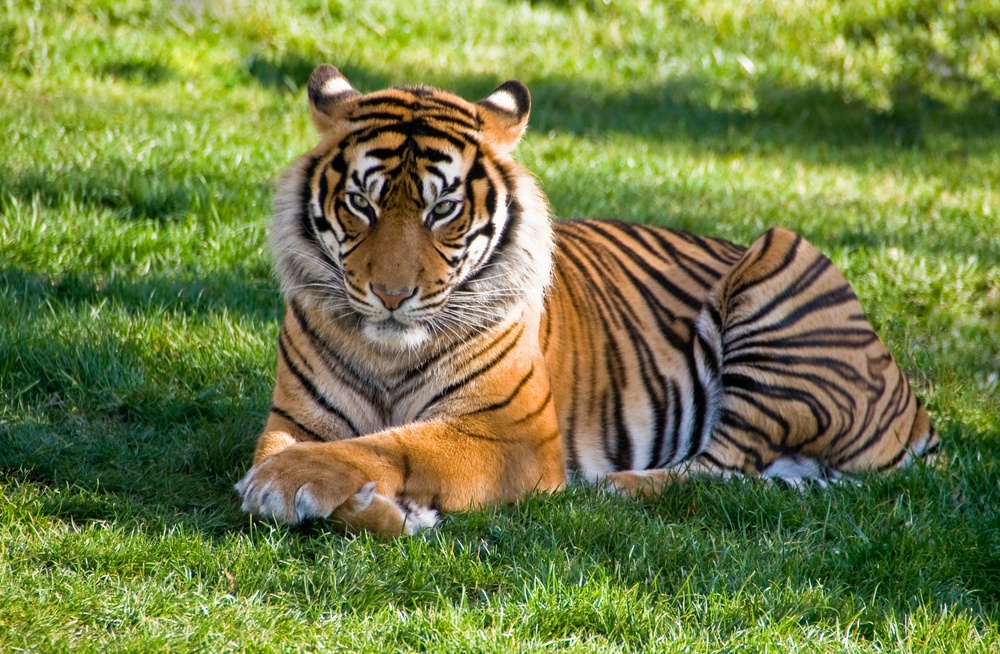
#> input picture SrcImage/tiger.jpeg, 1000 x 654 px, shrunk from 2292 x 1500 before the run, found by its file name
$ jupyter execute test.ipynb
#> lines starting #> are read from the running program, lines starting #| are printed output that depends on the picture
[cell 1]
import matplotlib.pyplot as plt
import cv2
import numpy as np

[cell 2]
path = "/media/mount/nvme0n1p4/Pranto/study/4-1/Digital Image Processing/DIP_Lab/SrcImage/tiger.jpeg"

img = plt.imread(path)
#> img is the input picture: shape (654, 1000, 3); mean R, G, B 114.6, 126.5, 68.1
# [4 lines of commented-out code are left out]
rows, cols = img.shape[0:2]
#> rows = 654; cols = 1000
print(rows, cols)
#| 654 1000

[cell 3]
plt.imshow(img)
# print(type(plt.imshow(img)))

[cell 4]
print("Shape = ",img.shape,"Size = " ,img.size)
#| Shape =  (654, 1000, 3) Size =  1962000

[cell 5]
height, width = img.shape[:2]
#> height = 654; width = 1000
midPoint_height = height//2
#> midPoint_height = 327
midPoint_width = width//2
#> midPoint_width = 500
top_left = img[0:midPoint_height, 0:midPoint_width]
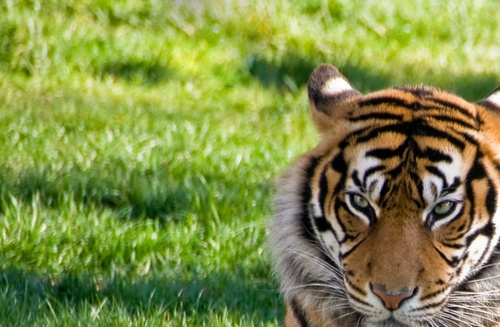
#> top_left: shape (327, 500, 3); mean R, G, B 129.6, 142.1, 73
top_right = img[0: midPoint_height, midPoint_width:width]
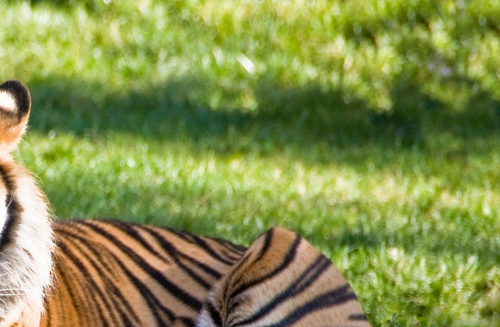
#> top_right: shape (327, 500, 3); mean R, G, B 133.6, 144.2, 76.8
bottom_left = img[midPoint_height:height, 0:midPoint_width]
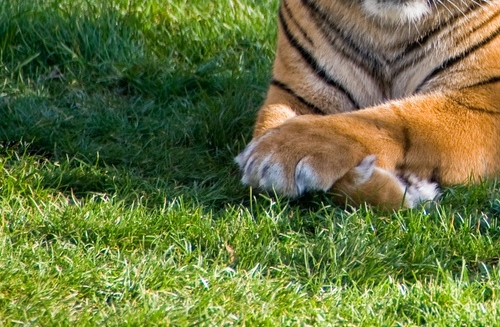
#> bottom_left: shape (327, 500, 3); mean R, G, B 103.8, 116, 61.6
bottom_right = img[midPoint_height:height, midPoint_width:width]
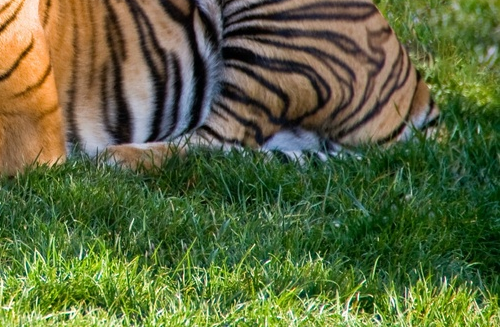
#> bottom_right: shape (327, 500, 3); mean R, G, B 91.6, 103.6, 60.9
plt.subplot(2,2,1)
plt.imshow(top_left)
plt.subplot(2,2,2)
plt.imshow(top_right)
plt.subplot(2,2,3)
plt.imshow(bottom_left)
plt.subplot(2,2,4)
plt.imshow(bottom_right)

$ run again, with SrcImage/Skull.jpeg copied over SrcImage/tiger.jpeg
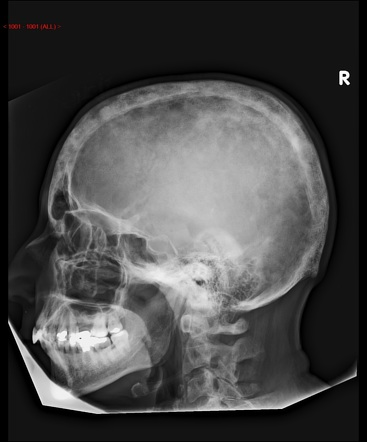
#> input picture SrcImage/Skull.jpeg, 367 x 442 px, found by its file name
#> img is the input picture: shape (442, 367, 3); mean R, G, B 72.6, 72.5, 72.5
#| 442 367
#| Shape =  (442, 367, 3) Size =  486642
#> `bottom_left = img[midPoint_height:height, 0:midPoint_width]`:
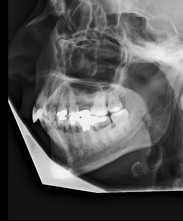
#> bottom_left: shape (221, 183, 3); min 0, max 250, mean 83.5
#> `bottom_right = img[midPoint_height:height, midPoint_width:width]`:
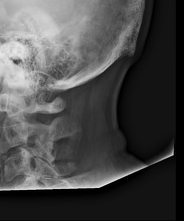
#> bottom_right: shape (221, 184, 3); min 0, max 237, mean 74.2

$ run again, with SrcImage/paddy.jpeg copied over SrcImage/tiger.jpeg
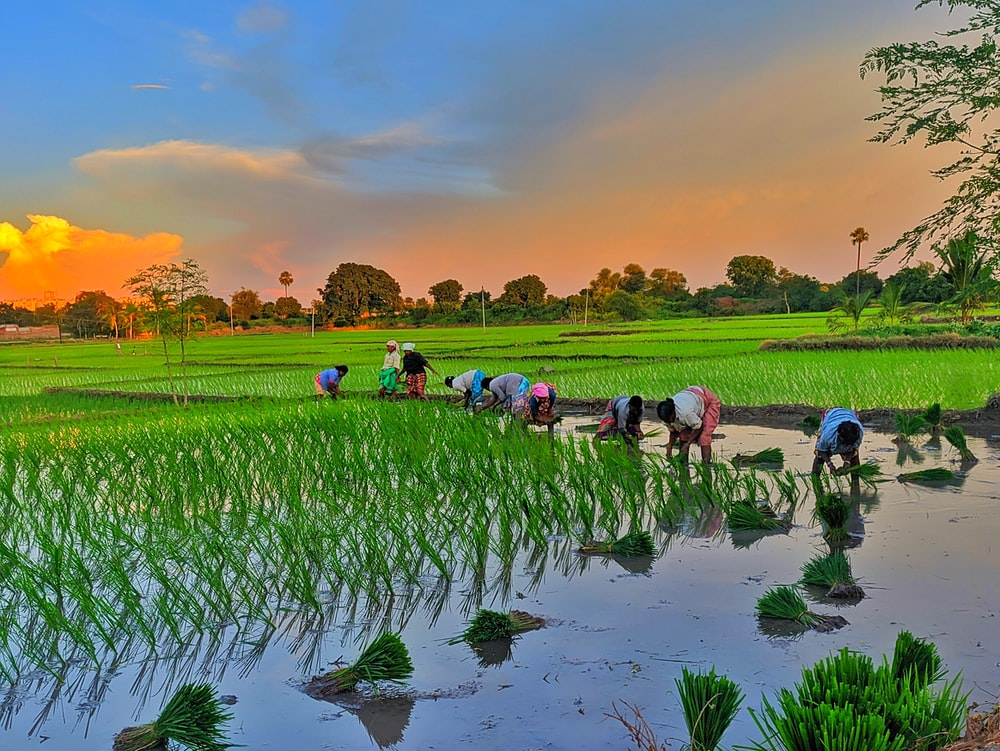
#> input picture SrcImage/paddy.jpeg, 1000 x 751 px, found by its file name
#> img is the input picture: shape (751, 1000, 3); mean R, G, B 112.2, 127, 101.8
#| 751 1000
#| Shape =  (751, 1000, 3) Size =  2253000
#> `bottom_left = img[midPoint_height:height, 0:midPoint_width]`:
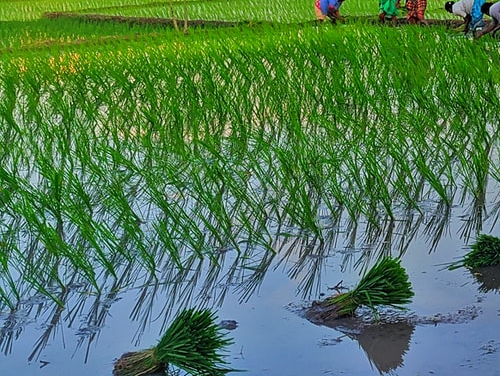
#> bottom_left: shape (376, 500, 3); mean R, G, B 83, 123, 88.2
#> `bottom_right = img[midPoint_height:height, midPoint_width:width]`:
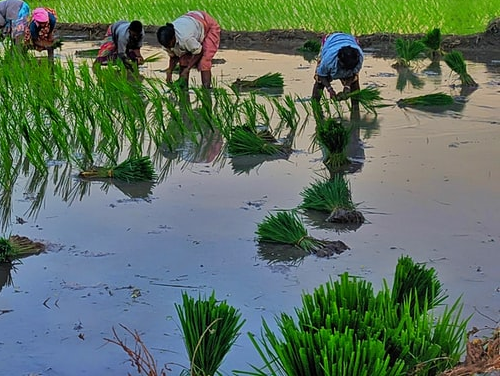
#> bottom_right: shape (376, 500, 3); mean R, G, B 93.5, 113.2, 98
